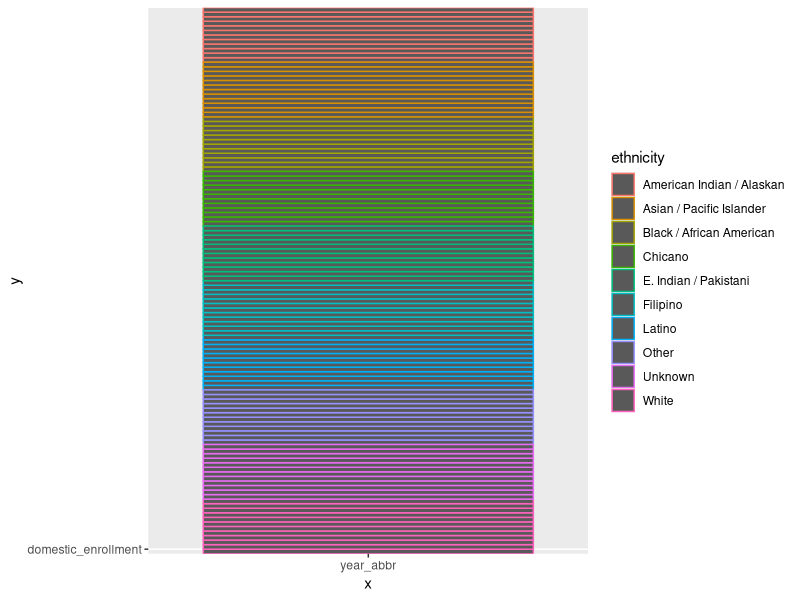

Recreate this plot in R.
## ---- chunk 1
knitr::opts_chunk$set(echo = TRUE)

library(tidyverse)
library(here)
## ---- chunk 2
ucsb_grad <- read.csv(here("data", "ucsb_grad_data.csv"))
## ---- chunk 3
ggplot(data = ucsb_grad, aes(x = "year_abbr", y = "domestic_enrollment")) +
  geom_col(aes(color = ethnicity))
